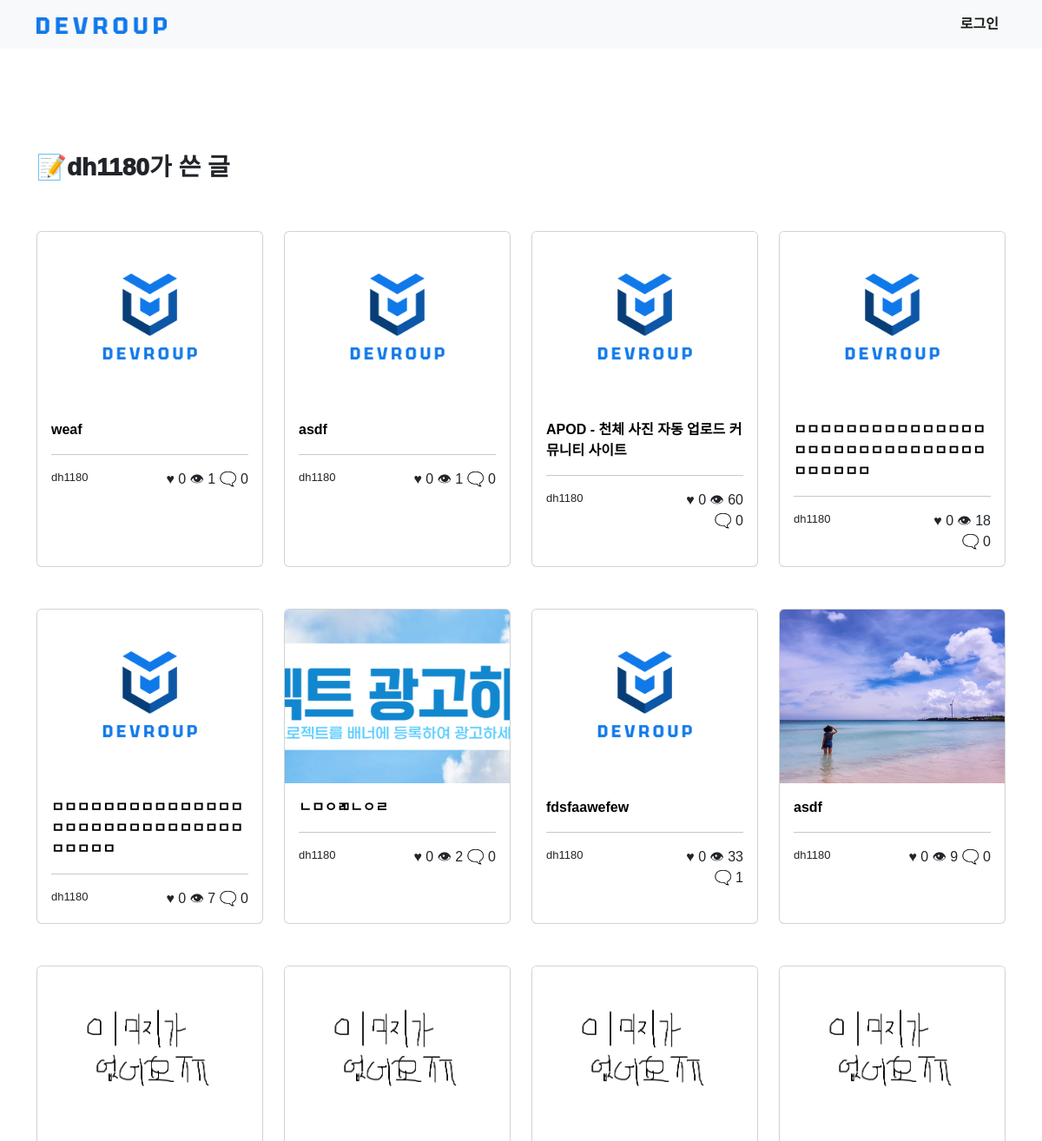
Before: /user/other_user_posts/1 (upper part) with the older database file.
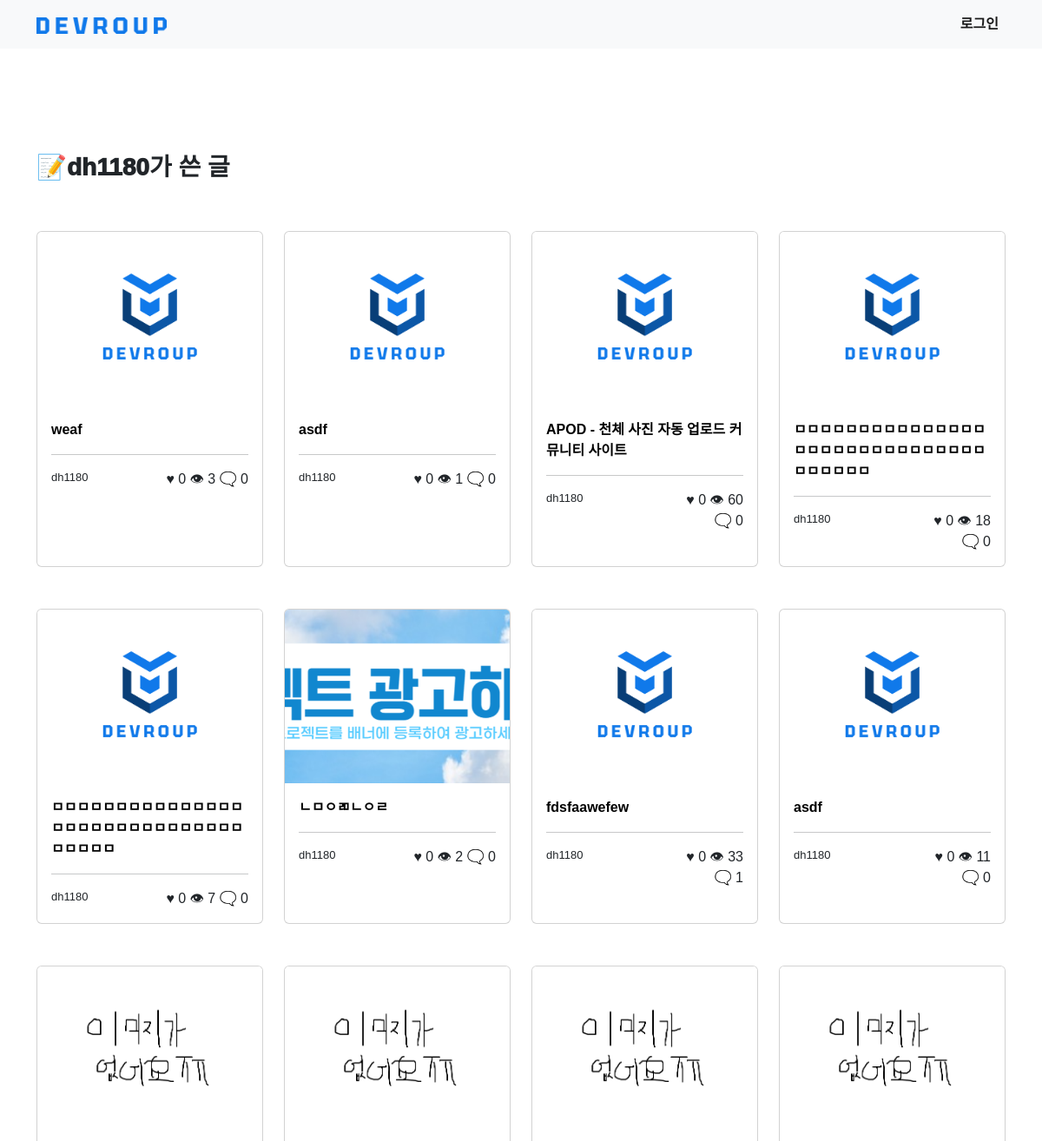
After: the same page with the newer database file.
### community/models.py (models this page shows, shortened)
class Post(models.Model):
    title = models.CharField(max_length=200)
    author = models.ForeignKey(User, on_delete=models.CASCADE, null=True)
    hit = models.IntegerField(default=0)
    like = models.IntegerField(default=0)
    like_users = models.ManyToManyField(User, related_name='like_posts')
    date = models.DateTimeField(auto_now_add=True)
    image = models.ImageField(upload_to='community_thumbnail', null=True)
    content = models.TextField()
    github_address = models.URLField(null=True)
    def get_comment_count(self):
        return Comment.objects.filter(post=self).count()

### user/views.py (the view)
# urls.py: path('other_user_posts/<int:author>', views.other_user_posts, name='other_user_posts'),
def other_user_posts(request, author):
    posts = Post.objects.filter(author=author).order_by('-date')
    return render(request, 'user/other_user_posts.html', {'posts': posts, 'author': User.objects.get(pk=author)})

### user/templates/user/other_user_posts.html (shortened to what this page needs)
{% extends 'community/base.html' %} {% block content %}
<br /><br /><br /><br /><br />
<div class="container">
    <div class="row mb-5">
        <h3 style="font-weight: 1000;">📝{{ author }}가 쓴 글</h3>
    </div>
    <div class="row">
        {% for post in posts %}
        <div class="col-md-3 col-sm-12 mb-5">
            <div class="card h-100">
                <div class="media-container">
                    <img
                        src="{{ post.image.url }}"
                        class="card-img-top"
                        style="object-fit: cover; height: 200px;"
                    />
                </div>
                <div class="card-body">
                    <a
                        class="card-title stretched-link"
                        href="{% url 'community:post_detail' pk=post.pk %}"
                       style="font-weight: bold;"
                        >{{ post.title }}</a
                    >
                    <br />
                    <hr />
                    <div class="row">
                        <div class="col-6" style="font-size: small">
                            {{ post.author }}
                        </div>
                        <div class="col-6 text-end">
                            ♥&nbsp;{{ post.like }}
                            👁&nbsp;{{ post.hit }}
                            🗨️&nbsp;{{ post.get_comment_count }}
                        </div>
                    </div>
                </div>
            </div>
        </div>
        {% endfor %}
    </div>
{% endblock content %}

### community/templates/community/base.html (shortened to what this page needs)
{% load static %} {% load socialaccount %}
<!DOCTYPE html>
<html lang="en">
    <head>
        <link
            href="https://cdn.jsdelivr.net/npm/bootstrap@5.2.3/dist/css/bootstrap.min.css"
            rel="stylesheet"
        />
        <link
            rel="stylesheet"
            href="https://uicdn.toast.com/editor/latest/toastui-editor.min.css"
        />
    </head>
    <body>
        <nav class="navbar navbar-expand-md bg-light">
            <div class="container">
                <a
                    class="navbar-brand"
                    href="/"
                    id="brand">
                <img src="/media/logo/Devroup_Word_full_transparent.png" style="width: 150px"/>
                </a>
                <div
                    class="collapse navbar-collapse justify-content-end"
                    id="navbarSupportedContent"
                >
                    <ul class="navbar-nav mb-2 mb-lg-0" style="font-weight: bold;">
                        {% if user.is_authenticated %}
                        <li>
                            <a class="nav-link active" href="https://forms.gle/mQgPoKs9G4k7mtDo8"
                                >배너에 프로젝트 등록하기</a
                            >
                        </li>
                        <li>
                            <a class="nav-link active" href="{% url 'community:post_create' %}"
                                >글쓰기</a
                            >
                        </li>
                        <li class="nav-item dropdown">
                            <a
                                class="nav-link dropdown-toggle"
                                href="#"
                                id="navbarDropdown"
                                role="button"
                                data-bs-toggle="dropdown"
                                aria-expanded="false"
                            >
                                {{ user.username }}
                            </a>
                            <ul class="dropdown-menu" aria-labelledby="navbarDropdown">
                                <li>
                                    <a class="dropdown-item" href="{% url 'user:user_profile' %}"
                                        >설정</a
                                    >
                                </li>
                                <li>
                                    <a class="dropdown-item" href="{% url 'user:user_posts' %}"
                                        >내가 쓴 글</a
                                    >
                                </li>
                                <li>
                                    <a class="dropdown-item" href="{% url 'user:user_comment_posts' %}"
                                        >내가 댓글 단 글</a
                                    >
                                </li>
                                <li>
                                    <a class="dropdown-item" href="{% url 'user:user_like_posts' %}"
                                        >내가 찜한 글</a
                                    >
                                </li>
                                <li>
                                    <hr class="dropdown-divider" />
                                </li>
                                <li>
                                    <a class="dropdown-item" href="{% url 'account_logout' %}"
                                        >로그아웃</a
                                    >
                                </li>
                            </ul>
                        </li>
                        {% else %}
                        <li class="nav-item">
                            <a
                                class="nav-link active"
                                data-bs-toggle="modal"
                                data-bs-target="#exampleModal"
                                >로그인</a
                            >
                        </li>
                        {% endif %}
                    </ul>
                    </div>
                    </div>
        </nav>
        {% block content %} {% endblock %}
    </body>
</html>

### community/templates/community/base.html (style rules this page uses)
body { font-family: 'Noto Sans KR', sans-serif; }

### user/templates/user/other_user_posts.html (style rules this page uses)
a { cursor: pointer; }
a:link { color: black; text-decoration: none; }

Changed rows visible on the page:
changed Post "weaf": hit "1" → "3"
changed Post (number 8 of 12 on the later page): image: picture removed, a placeholder shows; hit "9" → "11"
